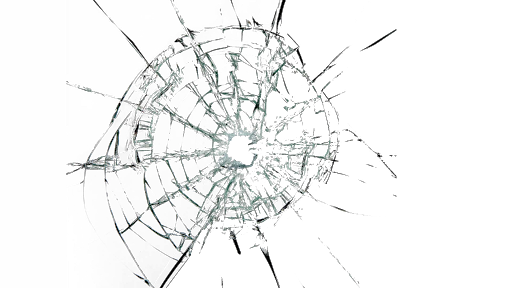
#> input picture broken7.png, 512 x 288 px, given in place of original.jpg, which was not available
$ python superimposition.py
#> lines starting #> are read from the running program, lines starting #| are printed output that depends on the picture; pictures that were not available may be replaced by others from this repository, and a replacement may not be noted
from matplotlib import pyplot as plt
from PIL import Image


img = Image.open("original.jpg")
#> img is the input picture: PIL image 512x288 RGBA; mean R, G, B, A 230.8, 231.1, 230.9, 42.8

img2 = Image.open("broken1.png").convert(img.mode)
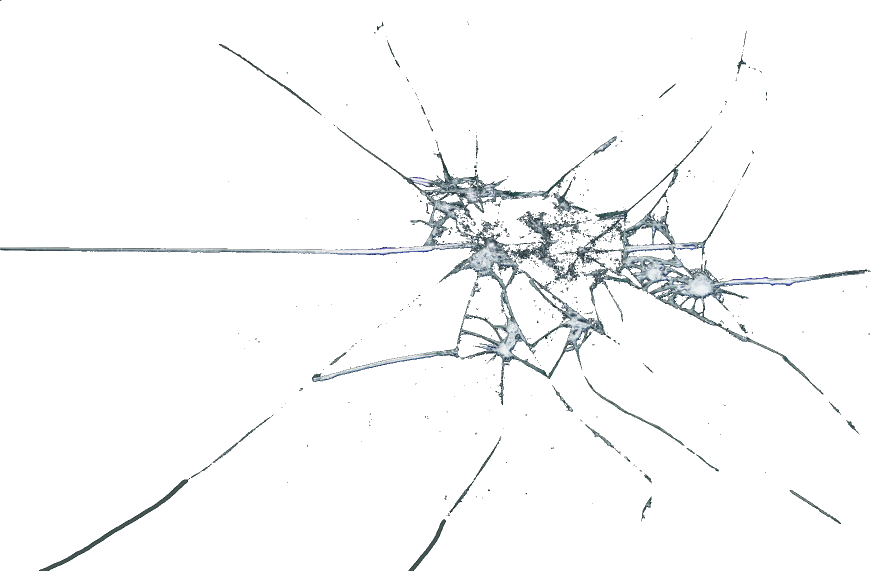
#> input picture broken1.png, 1742 x 1141 px (shown at 1/2 size)
#> img2 is the input picture: PIL image 1742x1141 RGBA; mean R, G, B, A 9.3, 10.8, 11.5, 11.3

img2 = img2.resize(img.size)
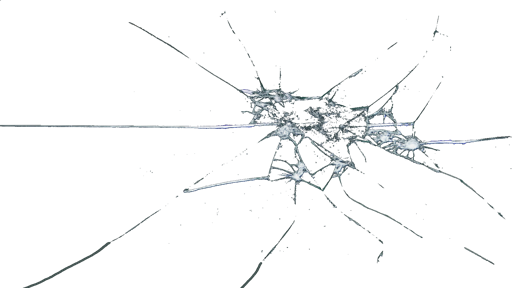
#> img2: PIL image 512x288 RGBA; mean R, G, B, A 6.7, 7.9, 8.3, 11.4; transparent parts drawn white

img3 = Image.blend(img,img2,0.35)
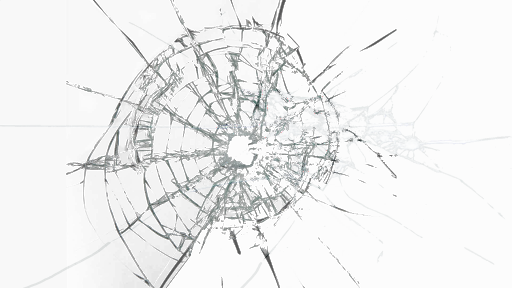
#> img3: PIL image 512x288 RGBA; mean R, G, B, A 151.7, 152.3, 152.4, 31.4; transparent parts drawn white

plt.figure(num='BROKEN LENS Failure')
plt.subplot(121),plt.imshow(img),plt.title('Original')
plt.xticks([]), plt.yticks([])
plt.subplot(122),plt.imshow(img3),plt.title('Broken Lens')
plt.xticks([]), plt.yticks([])
plt.show()
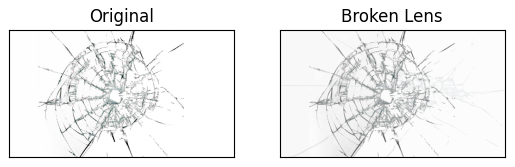
#> figure drawn by matplotlib, 2 panels
